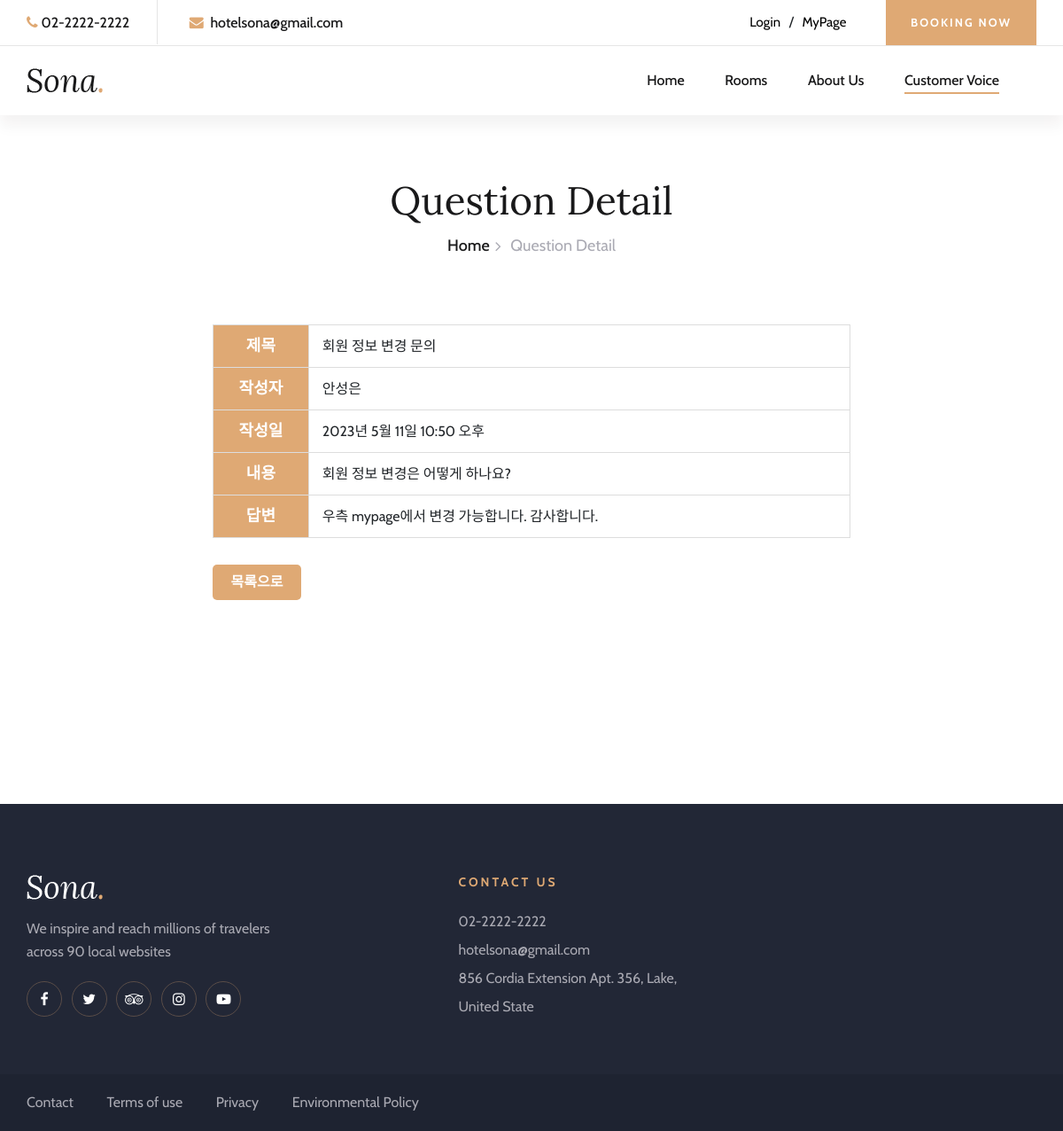
Screenshot of /inquiries/question-detail/1/ with the database file from the repository.
### inquiries/models.py (models this page shows, shortened)
class Question(models.Model):
    author = models.CharField(max_length=10)
    title = models.CharField(max_length=50)
    content = models.TextField()
    created_date = models.DateTimeField(auto_now_add=True)
    answer = models.OneToOneField('Answer', on_delete=models.CASCADE, null=True, blank=True)

class Answer(models.Model):
    content = models.TextField()
    created_date = models.DateTimeField(default=timezone.now)

### inquiries/views.py (the view)
# urls.py: path('question-detail/<int:question_id>/', views.question_detail, name='question_detail'),
def question_detail(request, question_id):
    question = get_object_or_404(Question, pk=question_id)
    answer = question.answer
    return render(request, 'question-detail.html', {'question': question, 'answer': answer})

### inquiries/templates/question-detail.html (shortened to what this page needs)
{% load static %}
<!DOCTYPE html>
<html lang="zxx">
  <head>
    <link
      rel="stylesheet"
      href="../../../static/css/bootstrap.min.css"
      type="text/css"
    />
    <link
      rel="stylesheet"
      href="../../../static/css/font-awesome.min.css"
      type="text/css"
    />
    <link
      rel="stylesheet"
      href="../../../static/css/elegant-icons.css"
      type="text/css"
    />
    <link
      rel="stylesheet"
      href="../../../static/css/flaticon.css"
      type="text/css"
    />
    <link
      rel="stylesheet"
      href="../../../static/css/owl.carousel.min.css"
      type="text/css"
    />
    <link
      rel="stylesheet"
      href="../../../static/css/nice-select.css"
      type="text/css"
    />
    <link
      rel="stylesheet"
      href="../../../static/css/jquery-ui.min.css"
      type="text/css"
    />
    <link
      rel="stylesheet"
      href="../../../static/css/magnific-popup.css"
      type="text/css"
    />
    <link
      rel="stylesheet"
      href="../../../static/css/slicknav.min.css"
      type="text/css"
    />
    <link
      rel="stylesheet"
      href="../../../static/css/style.css"
      type="text/css"
    />
  </head>
  <body>
    <header class="header-section header-normal">
      <div class="top-nav">
        <div class="container">
          <div class="row">
            <div class="col-lg-6">
              <ul class="tn-left">
                <li><i class="fa fa-phone"></i>02-2222-2222</li>
                <li><i class="fa fa-envelope"></i> hotelsona@gmail.com</li>
              </ul>
            </div>
            <div class="col-lg-6">
              <div class="tn-right">
                <div class="top-social">
                  {% if user.is_authenticated %}
                  <form
                    action="{% url 'accounts:logout' %}"
                    method="POST"
                    style="margin: 0px; float: left"
                  >
                    {% csrf_token %}
                    <button
                      class="log"
                      type="submit"
                      style="
                        border: 0px;
                        background-color: white;
                        font-size: 15px;
                      "
                    >
                      Logout
                    </button>
                  </form>
                  {% else %}
                  <button
                    class="log"
                    type="button"
                    onclick="location.href='{% url 'accounts:login_view' %}'"
                    style="
                      border: 0px;
                      background-color: white;
                      font-size: 15px;
                    "
                  >
                    Login
                  </button>
                  {% endif %} /
                  <button
                    class="myPage"
                    type="button"
                    onclick="location.href='{% url 'mypage:mypage_1' %}'"
                    style="
                      border: 0px;
                      background-color: white;
                      font-size: 15px;
                    "
                  >
                    MyPage
                  </button>
                </div>
                <a href="{% url 'booking:booking' %}" class="bk-btn"
                  >Booking Now</a
                >
              </div>
            </div>
          </div>
        </div>
      </div>
      <div class="menu-item">
        <div class="container">
          <div class="row">
            <div class="col-lg-2">
              <div class="logo">
                <a href="{% url 'booking:index' %}">
                  <img src="../../../static/img/logo.png" alt="" />
                </a>
              </div>
            </div>
            <div class="col-lg-10">
              <div class="nav-menu">
                <nav class="mainmenu">
                  <ul>
                    <li><a href="{% url 'booking:index' %}">Home</a></li>
                    <li><a href="{% url 'booking:rooms' %}">Rooms</a></li>
                    <li><a href="{% url 'booking:about_us' %}">About Us</a></li>
                    <li class="active">
                      <a href="{% url 'inquiries:customer_voice' %}"
                        >Customer Voice</a
                      >
                    </li>
                  </ul>
                </nav>
              </div>
            </div>
          </div>
        </div>
      </div>
    </header>
    <div class="breadcrumb-section">
      <div class="container">
        <div class="row">
          <div class="col-lg-12">
            <div class="breadcrumb-text">
              <h2>Question Detail</h2>
              <div class="bt-option">
                <a href="{% url 'booking:index' %}">Home</a>
                <span>Question Detail</span>
              </div>
            </div>
          </div>
        </div>
      </div>
    </div>
    <section class="contact-section spad" style="margin-top: -85px">
      <div class="question-table" style="width: 60%; margin-left: 20%">
        <table style="width: 100%" class="detail-table">
          <tr>
            <th>제목</th>
            <td>{{ question.title }}</td>
          </tr>
          <tr>
            <th>작성자</th>
            <td>{{ question.author }}</td>
          </tr>
          <tr>
            <th>작성일</th>
            <td>{{ question.created_date }}</td>
          </tr>
          <tr>
            <th>내용</th>
            <td>{{ question.content }}</td>
          </tr>
          {% if question.answer %}
          <tr>
            <th>답변</th>
            <td>{{ question.answer.content }}</td>
          </tr>
          {% else %}
          <tr>
            <th>답변</th>
            <td>답변대기</td>
          </tr>
          {% endif %}
        </table>
        <button
          class="btn"
          onclick="location.href='{% url 'inquiries:customer_voice' %}'"
        >
          목록으로
        </button>
      </div>
    </section>
    <footer class="footer-section">
      <div class="container">
        <div class="footer-text">
          <div class="row">
            <div class="col-lg-4">
              <div class="ft-about">
                <div class="logo">
                  <a href="#">
                    <img src="../../../static/img/footer-logo.png" alt="" />
                  </a>
                </div>
                <p>
                  We inspire and reach millions of travelers<br />
                  across 90 local websites
                </p>
                <div class="fa-social">
                  <a href="#"><i class="fa fa-facebook"></i></a>
                  <a href="#"><i class="fa fa-twitter"></i></a>
                  <a href="#"><i class="fa fa-tripadvisor"></i></a>
                  <a href="#"><i class="fa fa-instagram"></i></a>
                  <a href="#"><i class="fa fa-youtube-play"></i></a>
                </div>
              </div>
            </div>
            <div class="col-lg-3 offset-lg-1">
              <div class="ft-contact">
                <h6>Contact Us</h6>
                <ul>
                  <li>02-2222-2222</li>
                  <li>hotelsona@gmail.com</li>
                  <li>856 Cordia Extension Apt. 356, Lake, United State</li>
                </ul>
              </div>
            </div>
          </div>
        </div>
      </div>
      <div class="copyright-option">
        <div class="container">
          <div class="row">
            <div class="col-lg-7">
              <ul>
                <li><a href="#">Contact</a></li>
                <li><a href="#">Terms of use</a></li>
                <li><a href="#">Privacy</a></li>
                <li><a href="#">Environmental Policy</a></li>
              </ul>
            </div>
          </div>
        </div>
      </div>
    </footer>
  </body>
</html>

### inquiries/templates/question-detail.html (style rules this page uses)
.detail-table { width: 100%; border-collapse: collapse; margin-bottom: 30px; }
.detail-table th { background-color: #dfa974; padding: 10px; color: white; text-align: center; border: 1px solid #ddd; font-size: 18px; font-weight: bold; width: 15%; }
.detail-table td { padding: 10px; text-align: left; border: 1px solid #ddd; padding-left: 15px; }
.btn { height: 40px; width: 100px; font-size: 16px; border-radius: 5px; border: none; background-color: #dfa974; text-align: center; font-weight: bold; color: white; }

### rows the page displays
Question: title "회원 정보 변경 문의", author "안성은", created_date "2023년 5월 11일 10:50 오후", content "회원 정보 변경은 어떻게 하나요?", answer.content "우측 mypage에서 변경 가능합니다. 감사합니다."
